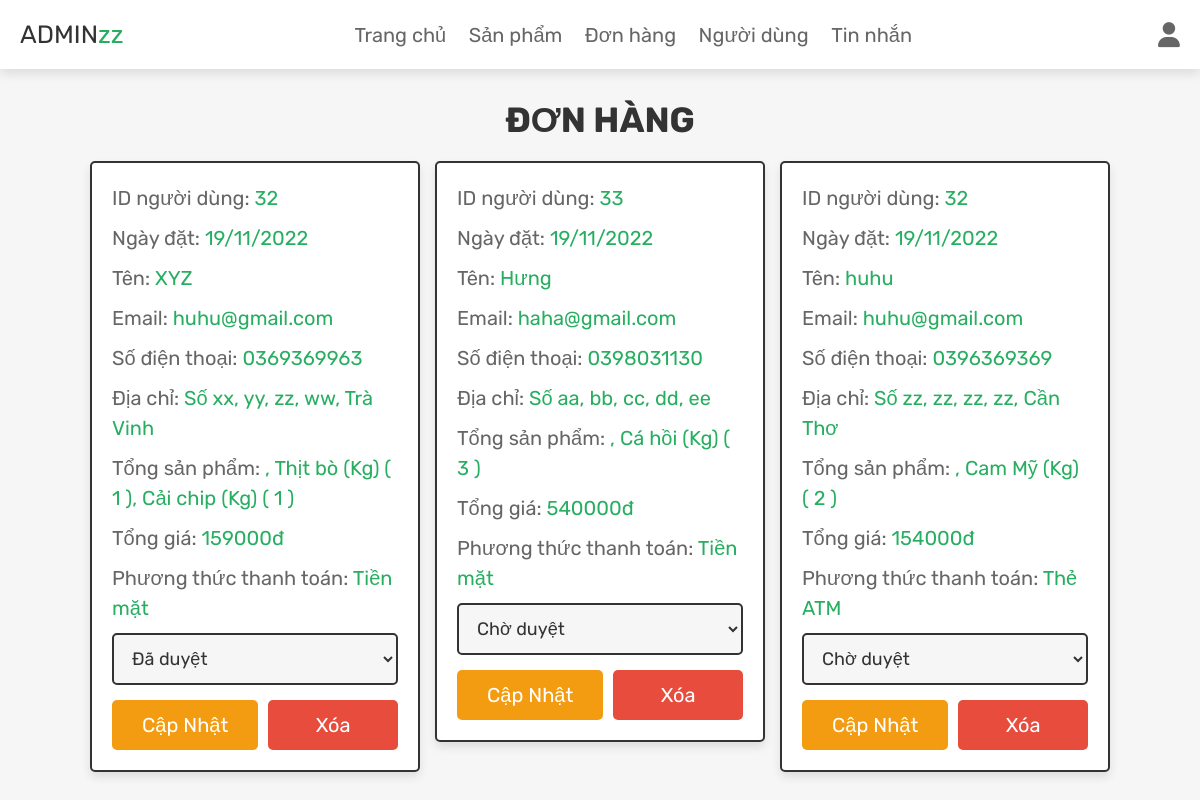
Screenshot of /myweb/admin_orders.php (signed in) with the database file from the repository.
### tables this page shows
CREATE TABLE `orders` (
  `id` int(100) NOT NULL,
  `user_id` int(100) NOT NULL,
  `name` varchar(100) NOT NULL,
  `number` varchar(12) NOT NULL,
  `email` varchar(100) NOT NULL,
  `method` varchar(50) NOT NULL,
  `address` varchar(500) NOT NULL,
  `total_products` varchar(1000) NOT NULL,
  `total_price` int(100) NOT NULL,
  `placed_on` varchar(50) NOT NULL,
  `payment_status` varchar(20) NOT NULL DEFAULT 'Chờ duyệt'
);

### myweb/admin_orders.php (the view, shortened to what this page needs)
<?php
@include 'config.php';
?>
<!DOCTYPE html>
<html lang="en">
<head>
   <link rel="stylesheet" href="https://cdnjs.cloudflare.com/ajax/libs/font-awesome/6.1.1/css/all.min.css">
   <link rel="stylesheet" href="css/admin_style.css">
</head>
<body>
<?php include 'admin_header.php'; ?>
<section class="placed-orders">
   <h1 class="title">Đơn hàng</h1>
   <div class="box-container">
      <?php
         $select_orders = $conn->prepare("SELECT * FROM `orders`");
         $select_orders->execute();
         if($select_orders->rowCount() > 0){
            while($fetch_orders = $select_orders->fetch(PDO::FETCH_ASSOC)){
      ?>
      <div class="box">
         <p> ID người dùng: <span><?= $fetch_orders['user_id']; ?></span> </p>
         <p> Ngày đặt: <span><?= $fetch_orders['placed_on']; ?></span> </p>
         <p> Tên: <span><?= $fetch_orders['name']; ?></span> </p>
         <p> Email: <span><?= $fetch_orders['email']; ?></span> </p>
         <p> Số điện thoại: <span><?= $fetch_orders['number']; ?></span> </p>
         <p> Địa chỉ: <span><?= $fetch_orders['address']; ?></span> </p>
         <p> Tổng sản phẩm: <span><?= $fetch_orders['total_products']; ?></span> </p>
         <p> Tổng giá: <span><?= $fetch_orders['total_price']; ?>đ</span> </p>
         <p> Phương thức thanh toán: <span><?= $fetch_orders['method']; ?></span> </p>
         <form action="" method="POST">
            <select name="update_payment" class="drop-down">
               <option value="" selected disabled><?= $fetch_orders['payment_status']; ?></option>
            </select>
            <div class="flex-btn">
               <input type="submit" name="update_order" class="option-btn" value="Cập nhật">
               <a href="admin_orders.php?delete=<?= $fetch_orders['id']; ?>" class="delete-btn" onclick="return confirm('Bạn có chắc chắn xóa đơn hàng này?');">Xóa</a>
            </div>
         </form>
      </div>
      <?php
         }
      }else{
         echo '<p class="empty">Không có đơn hàng :<</p>';
      }
      ?>
   </div>
</section>
</body>
</html>

### myweb/css/admin_style.css (style rules this page uses)
.placed-orders .box-container { display: grid; grid-template-columns: repeat(auto-fit, 33rem); gap:1.5rem; align-items: flex-start; justify-content:center; }
.placed-orders .box-container .box { border:var(--border); box-shadow: var(--box-shadow); background-color: var(--white); border-radius: .5rem; padding:2rem; }
.placed-orders .box-container .box p { margin-bottom: 1rem; line-height: 1.5; font-size: 2rem; color:var(--light-color); }
.placed-orders .box-container .box p span { color:var(--green); }
.placed-orders .box-container .box .drop-down { width: 100%; padding:1.2rem 1.4rem; font-size: 1.8rem; border:var(--border); border-radius: .5rem; background-color: var(--light-bg); margin-bottom: .5rem; }

### myweb/css/components.css (style rules this page uses)
:root { --green:#27ae60; --orange:#f39c12; --red:#e74c3c; --black:#333; --light-color:#666; --white:#fff; --light-bg:#f6f6f6; --border:.2rem solid var(--black); --box-shadow:0 .5rem 1rem rgba(0,0,0,.1); }
* { font-family: 'Rubik', sans-serif; margin:0; padding:0; box-sizing: border-box; outline: none; border:none; text-decoration: none; color:var(--black); }
body { background-color: var(--light-bg); }
html { font-size: 62.5%; overflow-x: hidden; scroll-behavior: smooth; scroll-padding-top: 6.5rem; }
section { padding:3rem 2rem; max-width: 1200px; margin:0 auto; }
.btn, .delete-btn, .option-btn { display: block; width: 100%; margin-top: 1rem; border-radius: .5rem; color:var(--white); font-size: 2rem; padding:1.3rem 3rem; text-transform: capitalize; cursor: pointer; text-align: center; }
.delete-btn { background-color: var(--red); }
.option-btn { background-color: var(--orange); }
.flex-btn { display: flex; flex-wrap: wrap; gap:1rem; }
.flex-btn > * { flex:1; }
.title { text-align: center; margin-bottom: 2rem; text-transform: uppercase; color:var(--black); font-size: 3.5rem; }

### rows the page displays
orders: user "32", placed_on "19/11/2022", name "XYZ", email "huhu@gmail.com", number "0369369963", address "Số xx, yy, zz, ww, Trà Vinh", total_products ", Thịt bò (Kg) ( 1 ), Cải chip (Kg) ( 1 )", total_price "159000", method "Tiền mặt", update_payment "Đã duyệt"
orders: user "33", placed_on "19/11/2022", name "Hưng", email "haha@gmail.com", number "0398031130", address "Số aa, bb, cc, dd, ee", total_products ", Cá hồi (Kg) ( 3 )", total_price "540000", method "Tiền mặt", update_payment "Chờ duyệt"
orders: user "32", placed_on "19/11/2022", name "huhu", email "huhu@gmail.com", number "0396369369", address "Số zz, zz, zz, zz, Cần Thơ", total_products ", Cam Mỹ (Kg) ( 2 )", total_price "154000", method "Thẻ ATM", update_payment "Chờ duyệt"
